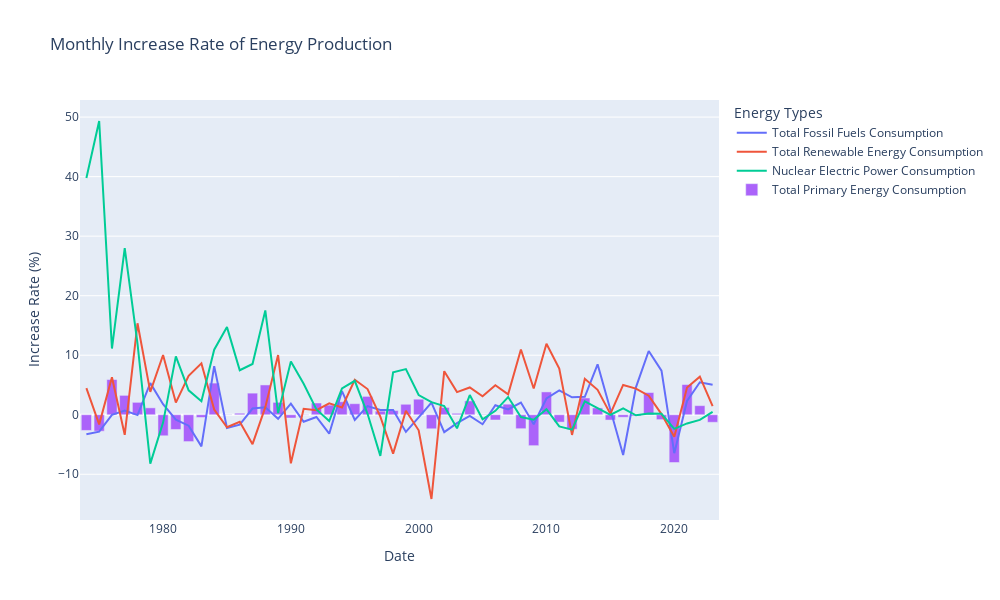

Source (notebook cell):
### Code cell
rate_fig = go.Figure()

# Add traces for the rate of change of each energy type with specified colors
rate_fig.add_trace(go.Scatter(
    x=rate_data.index,
    y=rate_data[('Value', 'Total Fossil Fuels Production')],
    mode='lines',
    name='Total Fossil Fuels Consumption',
    fillcolor='brown'
))
rate_fig.add_trace(go.Scatter(
    x=rate_data.index,
    y=rate_data[('Value', 'Total Renewable Energy Production')],
    mode='lines',
    name='Total Renewable Energy Consumption',
    fillcolor='green'
))
rate_fig.add_trace(go.Scatter(
    x=rate_data.index,
    y=rate_data[('Value', 'Nuclear Electric Power Production')],
    mode='lines',
    name='Nuclear Electric Power Consumption',
    fillcolor='blue'
))

rate_fig.add_trace(go.Bar(
    x=rate_data.index,
    y=rate_data[('Value', 'Total Primary Energy Consumption')],
    name='Total Primary Energy Consumption',
))

# Set layout options including figure size
rate_fig.update_layout(
    title='Monthly Increase Rate of Energy Production',
    xaxis_title='Date',
    yaxis_title='Increase Rate (%)',
    legend_title='Energy Types',
    width=1000,  # Width of the figure in pixels
    height=600   # Height of the figure in pixels
)

# Show the figure
rate_fig.show()

### Figure 1 — Plotly figure (JSON) as saved in the notebook; plotly's stock layout.template omitted (floating-point values rounded to 4 significant figures)
{"data": [{"fillcolor": "brown", "mode": "lines", "name": "Total Fossil Fuels Consumption", "type": "scatter", "x": [1974, 1975, 1976, 1977, 1978, 1979, 1980, 1981, 1982, 1983, 1984, 1985, 1986, 1987, 1988, 1989, 1990, 1991, 1992, 1993, 1994, 1995, 1996, 1997, 1998, 1999, 2000, 2001, 2002, 2003, 2004, 2005, 2006, 2007, 2008, 2009, 2010, 2011, 2012, 2013, 2014, 2015, 2016, 2017, 2018, 2019, 2020, 2021, 2022, 2023], "y": [-3.29, -2.838, -0.0225, 0.692, -0.05789, 5.309, 1.773, -0.8342, -1.833, -5.308, 8.168, -2.223, -1.674, 1.046, 1.252, -0.6883, 1.872, -1.183, -0.3743, -3.184, 3.983, -0.8718, 1.463, 0.8033, 0.7816, -2.879, -0.4399, 2.056, -2.92, -1.399, -0.1761, -1.59, 1.603, 0.8812, 2.054, -1.591, 2.734, 4.075, 2.921, 3.021, 8.475, 0.8148, -6.77, 4.606, 10.71, 7.414, -6.454, 2.309, 5.461, 5.04]}, {"fillcolor": "green", "mode": "lines", "name": "Total Renewable Energy Consumption", "type": "scatter", "x": [1974, 1975, 1976, 1977, 1978, 1979, 1980, 1981, 1982, 1983, 1984, 1985, 1986, 1987, 1988, 1989, 1990, 1991, 1992, 1993, 1994, 1995, 1996, 1997, 1998, 1999, 2000, 2001, 2002, 2003, 2004, 2005, 2006, 2007, 2008, 2009, 2010, 2011, 2012, 2013, 2014, 2015, 2016, 2017, 2018, 2019, 2020, 2021, 2022, 2023], "y": [4.462, -1.618, 6.31, -3.373, 15.36, 3.85, 10.04, 2.047, 6.538, 8.633, 0.859, -2.094, -1.187, -4.937, 1.278, 10.03, -8.165, 1.002, 0.7771, 1.922, 1.227, 5.87, 4.317, -0.311, -6.537, 0.6818, -2.607, -14.15, 7.319, 3.799, 4.58, 3.095, 4.964, 3.442, 10.97, 4.417, 11.93, 7.765, -3.389, 6.042, 4.189, 0.1513, 5.003, 4.398, 3.193, 0.1113, -3.71, 4.583, 6.405, 1.432]}, {"fillcolor": "blue", "mode": "lines", "name": "Nuclear Electric Power Consumption", "type": "scatter", "x": [1974, 1975, 1976, 1977, 1978, 1979, 1980, 1981, 1982, 1983, 1984, 1985, 1986, 1987, 1988, 1989, 1990, 1991, 1992, 1993, 1994, 1995, 1996, 1997, 1998, 1999, 2000, 2001, 2002, 2003, 2004, 2005, 2006, 2007, 2008, 2009, 2010, 2011, 2012, 2013, 2014, 2015, 2016, 2017, 2018, 2019, 2020, 2021, 2022, 2023], "y": [39.76, 49.35, 11.12, 27.98, 11.93, -8.211, -1.321, 9.799, 4.108, 2.28, 10.93, 14.72, 7.472, 8.535, 17.52, 0.2719, 8.964, 5.206, 0.8887, -1.06, 4.421, 5.7, 0.1589, -6.91, 7.137, 7.675, 3.313, 2.118, 1.452, -2.281, 3.306, -0.7536, 0.6594, 2.97, -0.3795, -0.8458, 0.9481, -1.965, -2.502, 2.265, 1.13, -0.008072, 1.078, -0.09238, 0.2269, 0.1634, -2.376, -1.456, -0.8596, 0.4938]}, {"name": "Total Primary Energy Consumption", "type": "bar", "x": [1974, 1975, 1976, 1977, 1978, 1979, 1980, 1981, 1982, 1983, 1984, 1985, 1986, 1987, 1988, 1989, 1990, 1991, 1992, 1993, 1994, 1995, 1996, 1997, 1998, 1999, 2000, 2001, 2002, 2003, 2004, 2005, 2006, 2007, 2008, 2009, 2010, 2011, 2012, 2013, 2014, 2015, 2016, 2017, 2018, 2019, 2020, 2021, 2022, 2023], "y": [-2.636, -2.765, 5.914, 3.259, 2.084, 1.161, -3.533, -2.472, -4.508, -0.4572, 5.318, 0.04213, 0.2557, 3.63, 5.008, 2.081, -0.551, -0.05035, 1.973, 1.617, 2.185, 1.856, 3.085, 0.6045, 0.7016, 1.76, 2.613, -2.357, 1.228, 0.2418, 2.324, 0.06911, -0.8827, 1.779, -2.343, -5.194, 3.837, -1.235, -2.436, 2.81, 1.148, -0.8924, -0.4146, -0.2027, 3.731, -0.8228, -8.024, 5.076, 1.529, -1.265]}], "layout": {"height": 600, "legend": {"title": {"text": "Energy Types"}}, "title": {"text": "Monthly Increase Rate of Energy Production"}, "width": 1000, "xaxis": {"title": {"text": "Date"}}, "yaxis": {"title": {"text": "Increase Rate (%)"}}}}
